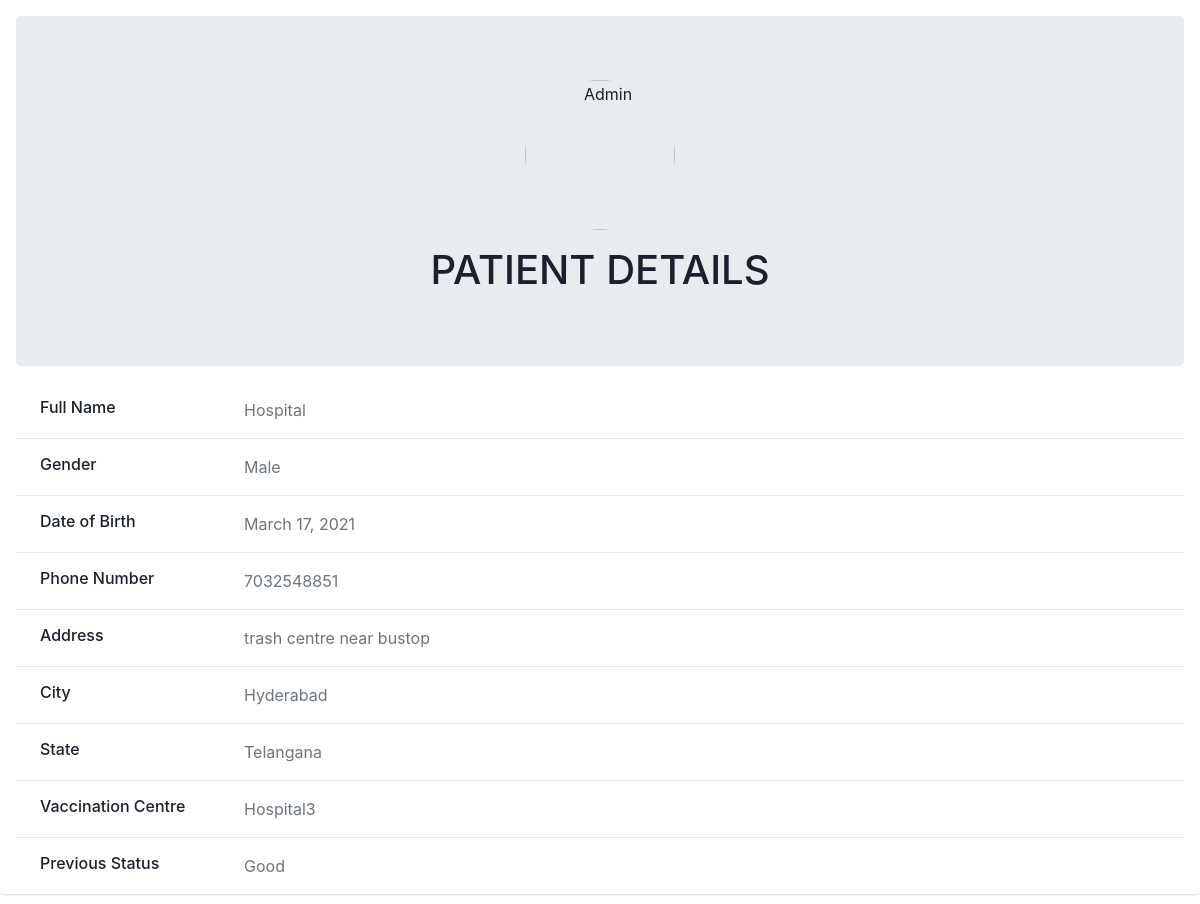
/vc/report/showpatient/1/ (signed in), run on an earlier commit of the app's database.
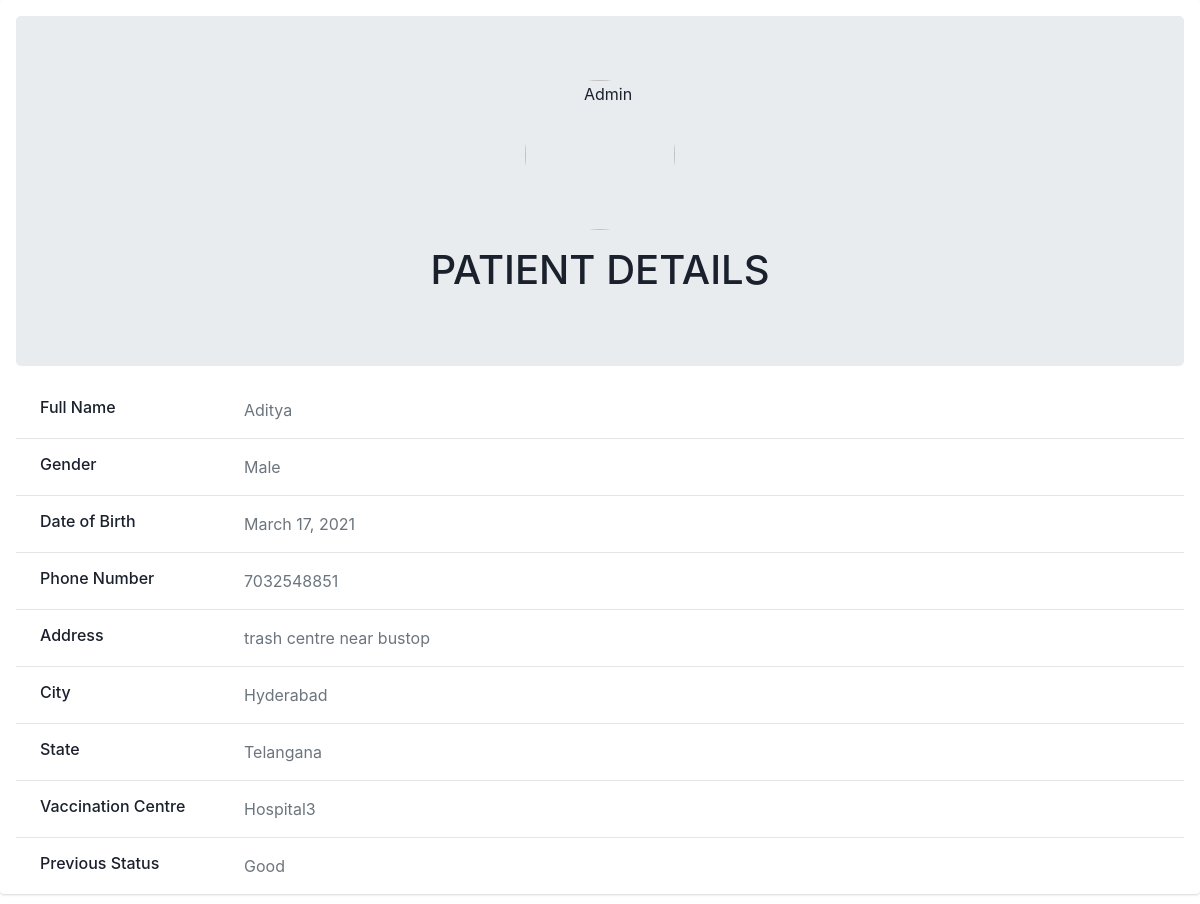
And on a later commit of the database.
### C19V/models.py (models this page shows, shortened)
class VaccinatedPerson(models.Model):
    GENDER_CHOICES = (('M','Male'),('F','Female'))
    user = models.OneToOneField(User,on_delete=CASCADE)
    name = models.CharField(max_length=50,null=True)
    gender = models.CharField(max_length=1,choices=GENDER_CHOICES,null=True)
    dob = models.DateField(null=True)
    phone_no =models.CharField(max_length=10,null=True)
    address = models.TextField(max_length=128,null=True)
    city = models.CharField(max_length=50,null=True)
    state = models.CharField(max_length=50,null=True)
    date_created = models.DateTimeField(auto_now_add=True)
    centre = models.CharField(max_length=50,null=True)

### C19V/views.py (the view)
# urls.py: path('vc/report/showpatient/<str:pk>/',views.show,name='show_patient'),                     # to show a particular vaccination person details
@decorators.VC_required(login_url='loginvc')
def show(request,pk):
   person = models.VaccinatedPerson.objects.get(id=pk)
   status = models.Status.objects.filter(person=person).last()
   context={'person':person ,'status':status}
   return render(request,'showpatient.html',context)

### C19V/templates/showpatient.html (shortened to what this page needs)
{% load static %}
<link rel="stylesheet" href="https://stackpath.bootstrapcdn.com/bootstrap/4.3.1/css/bootstrap.min.css">
<link rel="stylesheet" type="text/css" href="{% static '/css/patient_home.css'%}">
<centre>
    <div class="container-md-8">
      <div class="card mb-3">
        <div class="card-body">
          <div class="jumbotron align-items-center text-center">
            <img src="https://bootdey.com/img/Content/avatar/avatar7.png" alt="Admin" class="rounded-circle" width="150">
            <div class="mt-3">
              <h1>PATIENT DETAILS</h1>
            </div>
          </div>
          <div class="row">
            <div class="col-sm-3">
              <h6 class="mb-0 pl-4">Full Name</h6>
            </div>
            <div class="col-sm-9 pl-4 text-secondary">
              {{ person.name }}
            </div>
          </div>
          <hr>
          <div class="row">
            <div class="col-sm-3">
              <h6 class="mb-0 pl-4">Gender</h6>
            </div>
            <div class="col-sm-9 pl-4 text-secondary">
              {% if person.gender == 'M' %}
                Male
              {% else %}
                Female
              {% endif %}
            </div>
          </div>
          <hr>
          <div class="row">
            <div class="col-sm-3">
              <h6 class="mb-0 pl-4">Date of Birth</h6>
            </div>
            <div class="col-sm-9 pl-4 text-secondary">
              {{person.dob | date}}
            </div>
          </div>
          <hr>
          <div class="row">
            <div class="col-sm-3">
              <h6 class="mb-0 pl-4">Phone Number</h6>
            </div>
            <div class="col-sm-9 pl-4 text-secondary">
              {{person.phone_no}}
            </div>
          </div>
          <hr>
          <div class="row">
            <div class="col-sm-3">
              <h6 class="mb-0 pl-4">Address</h6>
            </div>
            <div class="col-sm-9 pl-4 text-secondary">
              {{person.address}}
            </div>
          </div>
          <hr>
          <div class="row">
            <div class="col-sm-3">
              <h6 class="mb-0 pl-4">City</h6>
            </div>
            <div class="col-sm-9 pl-4 text-secondary">
              {{person.city}}
            </div>
          </div>
          <hr>
          <div class="row">
            <div class="col-sm-3">
              <h6 class="mb-0 pl-4">State</h6>
            </div>
            <div class="col-sm-9 pl-4 text-secondary">
              {{ person.state }}
            </div>
          </div>
          <hr>
          <div class="row">
            <div class="col-sm-3">
              <h6 class="mb-0 pl-4">Vaccination Centre</h6>
            </div>
            <div class="col-sm-9 pl-4 text-secondary">
              {{ person.centre }}
            </div>
          </div>
          <hr>
          <div class="row">
            <div class="col-sm-3">
              <h6 class="mb-0 pl-4">Previous Status</h6>
            </div>
            <div class="col-sm-9 pl-4 text-secondary">
              {{status.status}}
            </div>
          </div>
        </div>
      </div>
    </div>
  </centre>

What changed in the data, as far as the page shows it:
changed VaccinatedPerson "trash centre near bustop": name "Hospital" → "Aditya"
